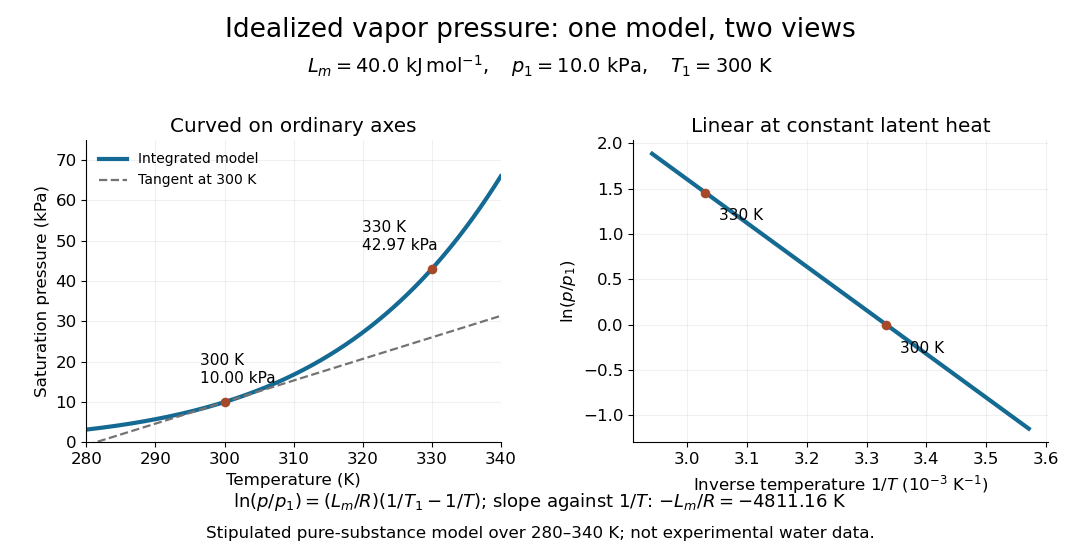

This chart was generated by the following Python code:
"""Pressure and logarithmic plots of a stipulated constant-latent-heat model.

Run from _media with Python 3.14, matplotlib 3.10.7 and numpy 2.3.5.
"""

from pathlib import Path

import matplotlib.pyplot as plt
import numpy as np


def main():
    gas_constant, latent_heat, reference_t, reference_p = 8.314, 40000, 300, 10
    temperature = np.linspace(280, 340, 400)
    log_ratio = latent_heat / gas_constant * (1 / reference_t - 1 / temperature)
    pressure = reference_p * np.exp(log_ratio)
    plt.rcParams.update({"font.size": 12, "axes.spines.top": False,
                         "axes.spines.right": False, "figure.facecolor": "white",
                         "axes.facecolor": "white"})
    fig, (left, right) = plt.subplots(1, 2, figsize=(10.8, 5.6))
    fig.subplots_adjust(left=0.08, right=0.97, bottom=0.21, top=0.75, wspace=0.32)
    fig.suptitle("Idealized vapor pressure: one model, two views", fontsize=19, y=0.97)
    fig.text(0.5, 0.87,
             r"$L_m=40.0\ \mathrm{kJ\,mol^{-1}},\quad p_1=10.0\ \mathrm{kPa},\quad T_1=300\ \mathrm{K}$",
             ha="center", fontsize=14)
    left.plot(temperature, pressure, color="#146a92", lw=3, label="Integrated model")
    slope = reference_p * latent_heat / (gas_constant * reference_t**2)
    left.plot(temperature, reference_p + slope * (temperature - reference_t),
              "--", color="0.45", lw=1.6, label="Tangent at 300 K")
    left.set(xlabel="Temperature (K)", ylabel="Saturation pressure (kPa)",
             title="Curved on ordinary axes", xlim=(280, 340), ylim=(0, 75))
    left.legend(loc="upper left", fontsize=10, frameon=False)
    right.plot(1000 / temperature, log_ratio, color="#146a92", lw=3)
    right.set(xlabel=r"Inverse temperature $1/T$ ($10^{-3}\ \mathrm{K^{-1}}$)",
              ylabel=r"$\ln(p/p_1)$", title="Linear at constant latent heat")
    for temp, offset in [(300, (-18, 14)), (330, (-50, 14))]:
        logr = latent_heat / gas_constant * (1 / reference_t - 1 / temp)
        p = reference_p * np.exp(logr)
        left.scatter(temp, p, color="#a74828", s=35, zorder=5)
        right.scatter(1000 / temp, logr, color="#a74828", s=35, zorder=5)
        left.annotate(f"{temp} K\n{p:.2f} kPa", (temp, p), xytext=offset,
                      textcoords="offset points", fontsize=11)
        right.annotate(f"{temp} K", (1000 / temp, logr), xytext=(10, -20),
                       textcoords="offset points", fontsize=11)
    for ax in (left, right):
        ax.grid(alpha=0.18)
    fig.text(0.5, 0.095,
             r"$\ln(p/p_1)=(L_m/R)(1/T_1-1/T)$; slope against $1/T$: $-L_m/R=-4811.16\ \mathrm{K}$",
             ha="center", fontsize=13)
    fig.text(0.5, 0.04, "Stipulated pure-substance model over 280–340 K; not experimental water data.",
             ha="center", fontsize=12)
    fig.savefig(Path(__file__).with_suffix(".png").name, dpi=100,
                facecolor="white", transparent=False)
    plt.close(fig)


if __name__ == "__main__":
    main()
